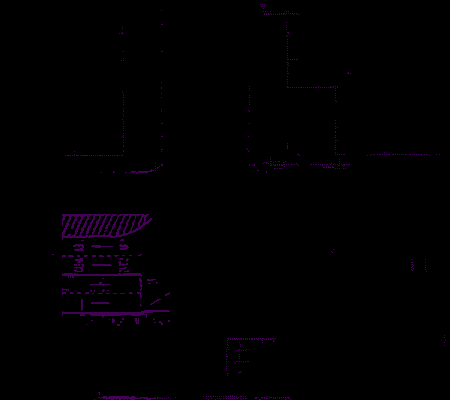
//> input picture src/opencv/sift_feature_matching/base_1_cp.png, 450 x 400 px
$ ./sift_main   (built with g++ and OpenCV 4)
//> lines starting //> are read from the running program, lines starting //| are printed output that depends on the picture; after the words box and inside, x2 and y2 are one past the last pixel; in counts of white or black regions, pixels touching at a corner belong together
#include <opencv2/features2d.hpp>
#include <opencv2/highgui/highgui.hpp>
#include <opencv2/imgproc/imgproc.hpp>
#include <opencv2/opencv.hpp>

#include <Eigen/Dense>

Eigen::Matrix4d createHomogeneousMatrix(double R11, double R12, double R21,
                                        double R22, double T11, double T22) {
  Eigen::Matrix4d homogeneousMatrix;

  // Rotation matrix for rotation about z-axis
  double theta = std::atan2(R21, R11);
  Eigen::Matrix2d rotationMatrix;
  rotationMatrix << std::cos(theta), -std::sin(theta), std::sin(theta),
      std::cos(theta);

  // Fill in the homogeneous matrix
  homogeneousMatrix << rotationMatrix(0, 0), rotationMatrix(0, 1), 0, T11,
      rotationMatrix(1, 0), rotationMatrix(1, 1), 0, T22, 0, 0, 1, 0, 0, 0, 0,
      1;

  return homogeneousMatrix;
}
int main() {
  // Read input images
  cv::Mat original_1;
  cv::Mat original_2;
  cv::Mat image1 = cv::imread("src/opencv/sift_feature_matching/base_1_cp.png",
                              cv::IMREAD_GRAYSCALE);
//> image1: 400 rows x 450 cols, CV_8UC1; values 0 (black) and 31 (white), 1.7% white in thin lines or dots, all inside (x1, y1, x2, y2) = (52, 4, 446, 400)
  cv::Mat image2 = cv::imread("src/opencv/sift_feature_matching/base_2_cp.png",
                              cv::IMREAD_GRAYSCALE);
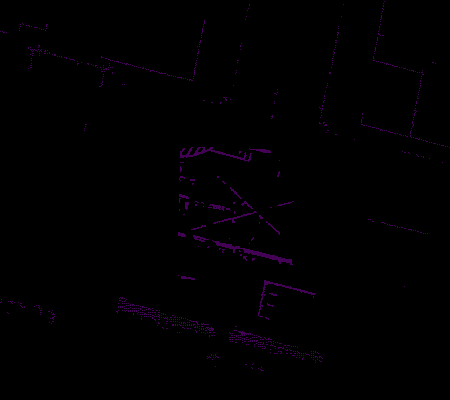
//> input picture src/opencv/sift_feature_matching/base_2_cp.png, 450 x 400 px
//> image2: 400 rows x 450 cols, CV_8UC1; values 0 (black) and 31 (white), 1.5% white in thin lines or dots
  original_1 = image1.clone();
  original_2 = image2.clone();
  // Check if images are loaded successfully
  if (image1.empty() || image2.empty()) {
    std::cerr << "Error loading images." << std::endl;
    return -1;
  }
  std::cout << "Images loaded successfully" << std::endl;
  // Define the structuring element (kernel)
  cv::Mat kernel = cv::getStructuringElement(cv::MORPH_RECT, cv::Size(2, 2));

  // Perform morphological opening
  //  cv::morphologyEx(image1, image1, cv::MORPH_OPEN, kernel);
  //  cv::morphologyEx(image2, image2, cv::MORPH_OPEN, kernel);
  for (int i{0}; i < 5; ++i) {
    cv::dilate(image1, image1, kernel);
    cv::dilate(image2, image2, kernel);
  }
//> this loop made 5 passes
//> pass 1, `cv::dilate(image1, image1, kernel);`:
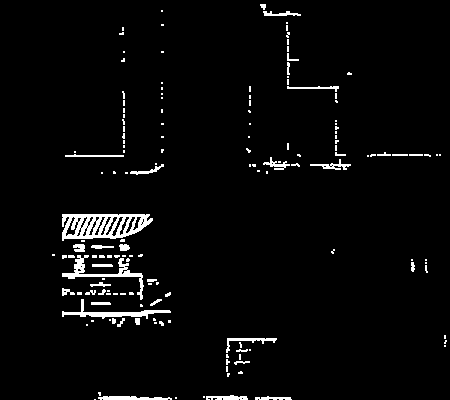
//> image1: 400 rows x 450 cols, CV_8UC1; values 0 (black) and 31 (white), 3.3% white; 155 white regions (115 under 20 px), largest, box (x1, y1, x2, y2) and area: (62, 214, 153, 241) 1449, (62, 255, 144, 300) 628, (62, 299, 171, 319) 511
//> after the loop:
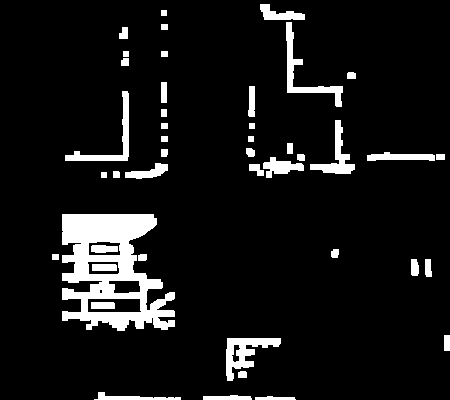
//> image1: 400 rows x 450 cols, CV_8UC1; values 0 (black) and 31 (white), 8.6% white; 44 white regions, largest, box (x1, y1, x2, y2) and area: (62, 214, 175, 331) 7293, (226, 338, 281, 381) 997, (286, 22, 343, 107) 922
//> after the loop:
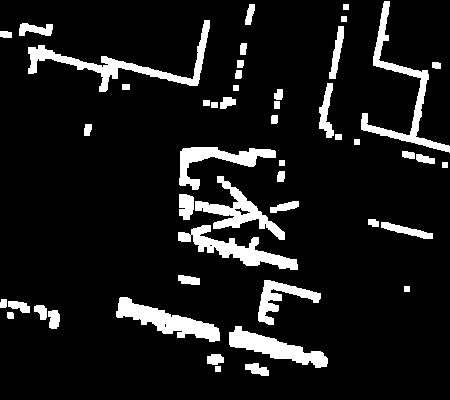
//> image2: 400 rows x 450 cols, CV_8UC1; values 0 (black) and 31 (white), 10.1% white; 49 white regions, largest, box (x1, y1, x2, y2) and area: (28, 20, 210, 92) 2205, (361, 1, 450, 153) 1951, (116, 297, 220, 342) 1822
  cv::morphologyEx(image1, image1, cv::MORPH_OPEN, kernel);
//> image1: 400 rows x 450 cols, CV_8UC1; values 0 (black) and 31 (white), 8.5% white; 44 white regions, largest, box (x1, y1, x2, y2) and area: (63, 215, 176, 332) 7293, (227, 339, 282, 382) 997, (287, 23, 344, 108) 922
  cv::morphologyEx(image2, image2, cv::MORPH_OPEN, kernel);
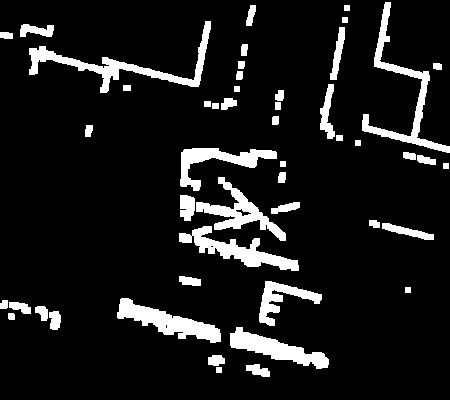
//> image2: 400 rows x 450 cols, CV_8UC1; values 0 (black) and 31 (white), 10.1% white; 49 white regions, largest, box (x1, y1, x2, y2) and area: (29, 21, 211, 93) 2205, (362, 2, 450, 153) 1944, (117, 298, 221, 343) 1822

  cv::Ptr<cv::Feature2D> sift = cv::SIFT::create();

  // Detect keypoints and compute descriptors
  std::vector<cv::KeyPoint> keypoints1, keypoints2;
  cv::Mat descriptors1, descriptors2;

  sift->detectAndCompute(image1, cv::noArray(), keypoints1, descriptors1);
//> keypoints1 = 214 keypoints; strongest (x, y, size): (165, 14, 4.3), (105, 176, 4.3), (252, 140, 4.3), (253, 127, 4.3)
  sift->detectAndCompute(image2, cv::noArray(), keypoints2, descriptors2);
//> keypoints2 = 201 keypoints; strongest (x, y, size): (408, 290, 4.3), (358, 143, 4.3), (347, 8, 4.3), (237, 89, 4.3)

  // Draw keypoints on separate images
  cv::Mat img_keypoints1, img_keypoints2;
  cv::drawKeypoints(image1, keypoints1, img_keypoints1);
  cv::drawKeypoints(image2, keypoints2, img_keypoints2);

  // Match descriptors using a brute-force matcher
  cv::BFMatcher matcher;
  std::vector<cv::DMatch> matches;
  matcher.match(descriptors1, descriptors2, matches);
//> matches = 214 matches

  // Draw matches on a new image
  cv::Mat img_matches;
  cv::drawMatches(image1, keypoints1, image2, keypoints2, matches, img_matches);
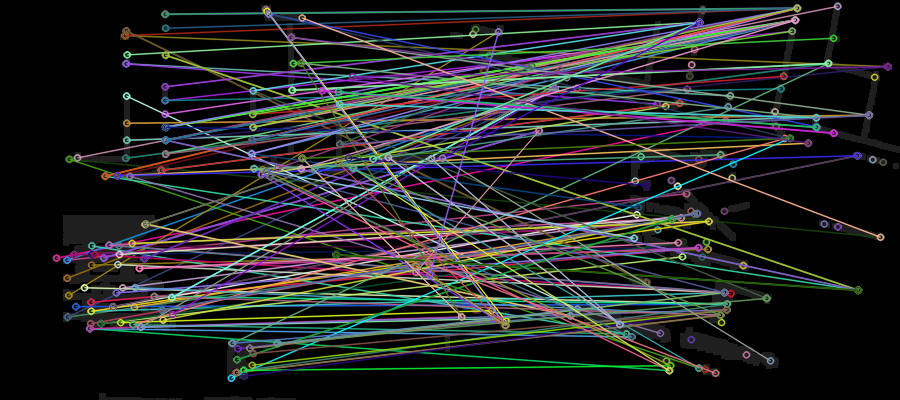
//> img_matches: 400 rows x 900 cols, CV_8UC3; mean B, G, R 37.1, 37.2, 35.3

  // Find homography matrix using RANSAC
  std::vector<cv::Point2f> src_pts, dst_pts;

  for (const auto &match : matches) {
    src_pts.push_back(keypoints1[match.queryIdx].pt);
    dst_pts.push_back(keypoints2[match.trainIdx].pt);
  }
//> after the loop, src_pts = 214 Points (x, y), first 12: [56.05, 257.7], [66.72, 277.8], [66.83, 259.7], [66.83, 259.7], [67.16, 316.5], [67.16, 316.5], [68.31, 295], [68.94, 158.8], [68.94, 158.8], [73.5, 254.4], [73.5, 254.4], [75.43, 306.2]; dst_pts = 214 Points (x, y), first 12: [275.2, 120.4], [104.3, 88.6], [236.1, 193.3], [104.3, 88.6], [183.7, 237.8], [104.3, 88.6], [48.06, 31.38], [430, 236.8], [248.4, 367.6], [258.4, 221], [258.4, 221], [276.7, 303.6]

  cv::Mat H = cv::findHomography(src_pts, dst_pts, cv::RANSAC);
//> H = [[-2.32, -0.417, 344.8], [-0.132, -0.0239, 19.66], [-0.00674, -0.00121, 1]]
  std::cout << " " << H.rows << " " << H.cols << "\n";
//|  3 3
  Eigen::Matrix4d homogeneous = createHomogeneousMatrix(
      H.at<double>(0, 0), H.at<double>(0, 1), H.at<double>(1, 0),
      H.at<double>(1, 1), H.at<double>(0, 2), H.at<double>(1, 2));
//> in createHomogeneousMatrix, `double theta = std::atan2(R21, R11);`: theta = -3.08
  std::cout << "Homography matrix:\n" << H << std::endl;
//| Homography matrix:
//| [-2.322825374144493, -0.4173345036553598, 344.7587725487981;
//|  -0.132395863531677, -0.02388723800535939, 19.6623909495138;
//|  -0.006737652397948803, -0.001210432583073464, 1]
  std::cout << "homogeneoues \n" << homogeneous << '\n';
//| homogeneoues
//|   -0.99838  0.0569054          0    344.759
//| -0.0569054   -0.99838          0    19.6624
//|          0          0          1          0
//|          0          0          0          1

  // Display the result
  cv::imshow("img_keypoints1 ", img_keypoints1);
  cv::imshow("img_keypoints2", img_keypoints2);
  cv::imshow("SIFT Matches", img_matches);

  cv::Mat transformedImage;
  cv::warpPerspective(original_1, transformedImage, H, original_1.size());
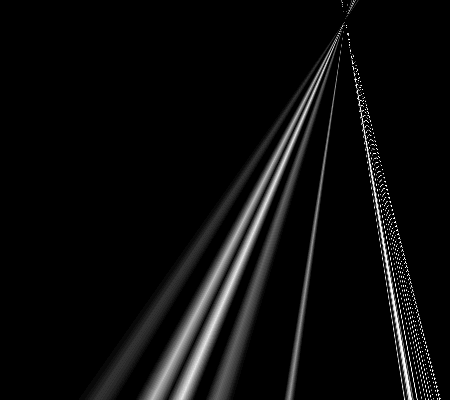
//> transformedImage: 400 rows x 450 cols, CV_8UC1; min 0, max 31, mean 1.5; drawn with min black and max white

  // Display the original and transformed images
  cv::imshow("Original original_2", original_1);
  cv::imshow("Original original_1", original_2);
  cv::imshow("Transformed Image 1 to simliar to 2", transformedImage);

  cv::waitKey(0);

  return 0;
}
